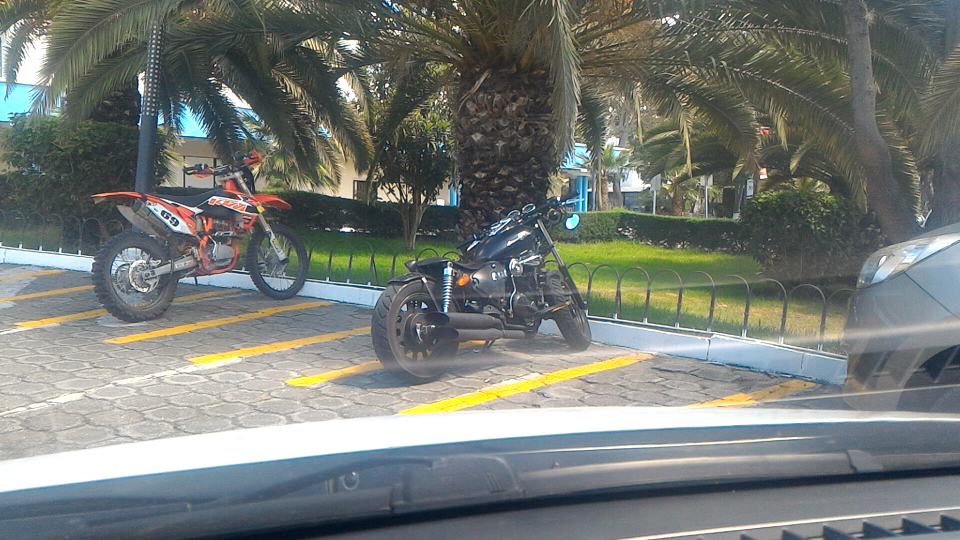
#> input picture bird.jpg, 1920 x 1080 px (shown at 1/2 size)
$ python resizing.py
#> lines starting #> are read from the running program, lines starting #| are printed output that depends on the picture
import os
import cv2

img = cv2.imread(os.path.join('.', 'bird.jpg'))
#> img is the input picture: shape (1080, 1920, 3); mean B, G, R 118.1, 123.1, 117.9

resizing_img= cv2.resize(img, (960, 540))
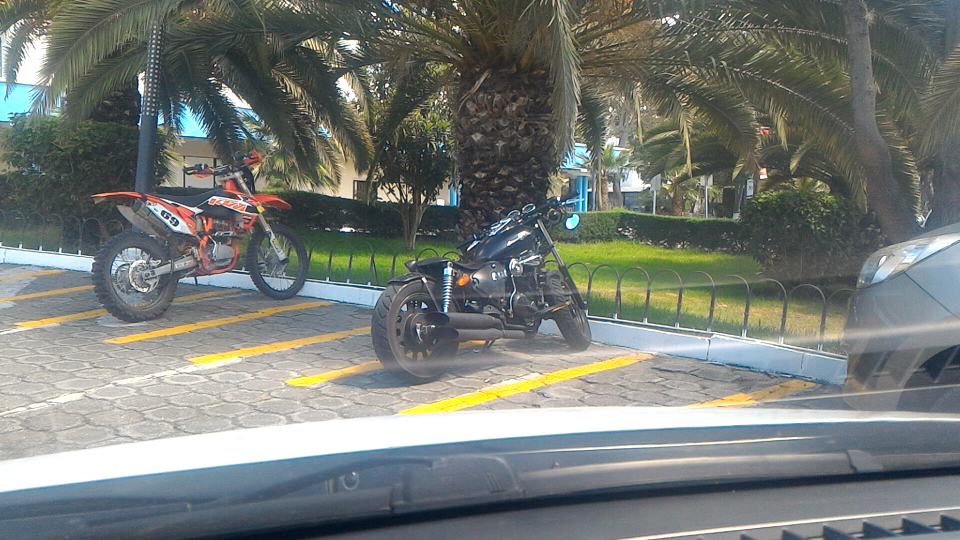
#> resizing_img: shape (540, 960, 3); mean B, G, R 118.2, 123.2, 118

print(img.shape)
#| (1080, 1920, 3)
print(resizing_img)
#> (printed output is left out)

cv2.imshow('img', img)
cv2.imshow('resizing_img', resizing_img)

cv2.waitKey(0)
